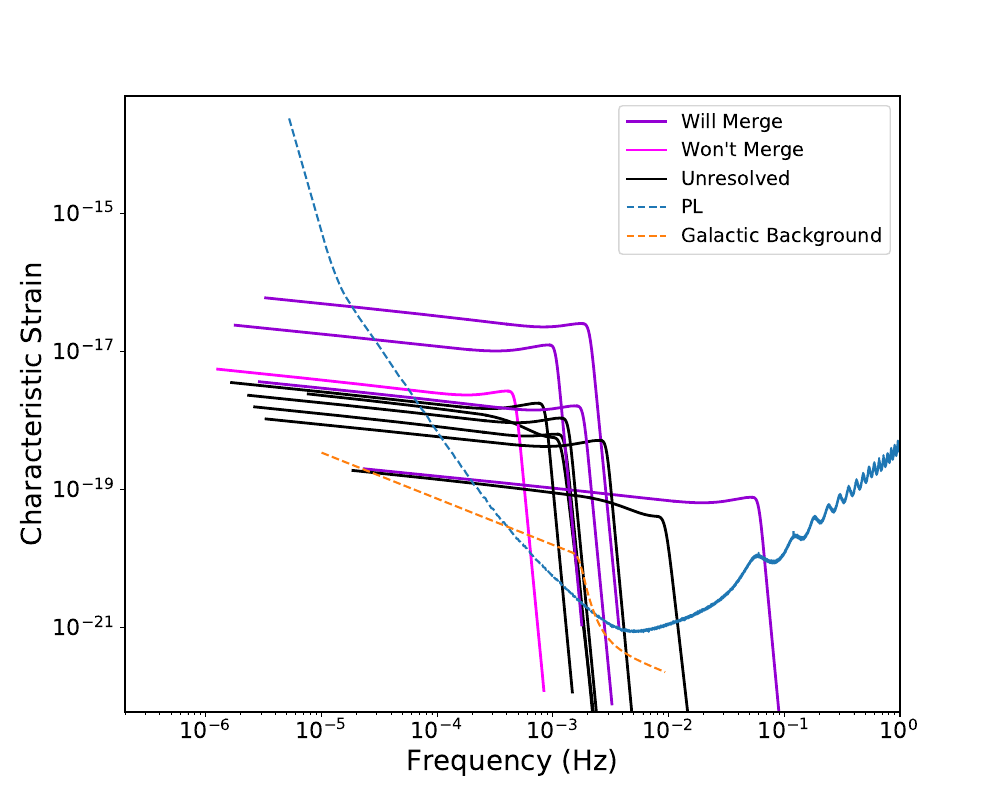

Python code for this plot:
import matplotlib.pyplot as plt
import matplotlib
import numpy as np
from collections import OrderedDict
#%matplotlib inline                                                                                   
from astropy.cosmology import FlatLambdaCDM

cosmo = FlatLambdaCDM(H0=70.4, Om0=0.2726, Ob0=0.0456)

#local imports                                                                                        
from detection_rate_main import detection_rate_main, z_at
from utils.mergerrate import MergerRate
from utils.mbhbinaries import  mass_ratio_func
from utils.evolveFDFA import EvolveFDFA
from utils.basicmergers import NoDelay, ConstantTime, NoDelayOrigExtract

import sys
sys.path.append('utils/evolve_lzk/zcode/')
#from utils.evolve_lzk.evolveLZK import EvolveLZK                                                     

from gwsnrcalc.utils.waveforms import PhenomDWaveforms
from gwsnrcalc.gw_snr_calculator import snr
from gwsnrcalc.utils.readnoisecurves import read_noise_curve
import scipy.constants as ct
from scipy import stats
Msun=1.989e30
import pdb
import os

#GW strain plot                                                                                       

fig, ax = plt.subplots(1,1)
fig.set_size_inches(10,8)
phenomdwave = PhenomDWaveforms(num_points=4096)

q=0.2
z=1.0
s=0.8
start_time = 100.0
end_time = 0.0
for M, z, q, letter in [[5.64555e6, 1.9163191, 0.0089485200, 'A'], [7.85521e6, 0.39280810, 0.25782200, 'B'], [1.48301e6, 10.762340, 0.19103100, 'C'], [4.66498e6, 9.4247567, 0.29180500, 'D'], [82245.4, 3.7944614, 0.47851300, 'E'], [8.29909e6, 1.7536451, 0.67958900, 'F'], [676377, 11.378336, 0.86115400, 'G'], [2.58093e6, 9.6918367, 0.44843200, 'H'], [2.24031e6, 4.6032768, 0.30951800, 'I'], [1.70916e6, 8.9868174, 0.34992000, 'J'], [336181.25, 5.2838543, 0.025792000, 'K']]:
    ax.set_ylim(6e-23, 5e-14)
    ax.set_xlim(1e-6, 1e-3)
    for tick in ax.xaxis.get_major_ticks():
        tick.label.set_fontsize(18)
    for tick in ax.yaxis.get_major_ticks():
        tick.label.set_fontsize(18)

    m1 = M/(1+q)
    m2 = M*q/(1+q)
    wave = phenomdwave(m1, m2, s, s, z, start_time, end_time)

    f = wave.freqs
    hc = wave.hc*np.sqrt(96/200) #averaging factor see Cornish and Robson 2018                         

    ins = np.where(f<wave.fmrg)[0]
    mrg = np.where((f>=wave.fmrg)&(f<=wave.fpeak))[0]
    rd = np.where(f>wave.fpeak)[0]

    #plots an assigns colors to each redshift
    if letter is 'A':
        ax.loglog(f[ins], hc[ins], f[mrg], hc[mrg], f[rd], hc[rd], color='black', lw=2)
    if letter is 'C':
        ax.loglog(f[ins], hc[ins], f[mrg], hc[mrg], f[rd], hc[rd], color='black', lw=2)
    if letter is 'G':
        ax.loglog(f[ins], hc[ins], f[mrg], hc[mrg], f[rd], hc[rd], color='black', lw=2)
    if letter is 'H':
        ax.loglog(f[ins], hc[ins], f[mrg], hc[mrg], f[rd], hc[rd], color='black', lw=2)
    if letter is 'J':
        ax.loglog(f[ins], hc[ins], f[mrg], hc[mrg], f[rd], hc[rd], color='black', lw=2)
    if letter is 'K':
        ax.loglog(f[ins], hc[ins], f[mrg], hc[mrg], f[rd], hc[rd], color='black', lw=2)

        
    if letter is 'B':
        ax.loglog(f[ins], hc[ins], f[mrg], hc[mrg], f[rd], hc[rd], color='darkviolet', lw=2)
    if letter is 'E':
        ax.loglog(f[ins], hc[ins], f[mrg], hc[mrg], f[rd], hc[rd], color='darkviolet', lw=2)
    if letter is 'F':
        ax.loglog(f[ins], hc[ins], f[mrg], hc[mrg], f[rd], hc[rd], color='darkviolet', lw=2)
    if letter is 'I':
        ax.loglog(f[ins], hc[ins], f[mrg], hc[mrg], f[rd], hc[rd], color='darkviolet', lw=2)

        
    if letter is 'D':
        ax.loglog(f[ins], hc[ins], f[mrg], hc[mrg], f[rd], hc[rd], color='magenta', lw=2)
    
    #ax.loglog(f[ins], hc[ins],  lw=2)
    #ax.loglog(f[mrg], hc[mrg],  lw=2)
    #ax.loglog(f[rd], hc[rd],  lw=2)

    #the axs do the colors for the ins,mrg,rd
    #ax.loglog(f[ins], hc[ins], color='blue', lw = 2)
    #ax.loglog(f[mrg], hc[mrg], color='green', lw = 2)
    #ax.loglog(f[rd], hc[rd], color='brown', lw = 2)
    #below does letters
    #ax.text(f[rd[0]]*1.1, hc[rd[0]]*1.1, letter, fontsize=18)
    #below does the 100 yr ticks
    #N = m1*m2/(m1+m2)**2.
    #start_times = np.array([100.0, 10.0,1.0])*ct.Julian_year/(1+z)

    #tau = N*(start_times*ct.c)/(5.*(m1+m2)*Msun*ct.G/(ct.c**2.))
    #flow = 1./(8.*ct.pi*(m1+m2)*Msun*ct.G/(ct.c**2.)*tau**(3./8.))*(1.+((11./32)*N+743./2688.)*tau**(-
#1./4.))*ct.c/(1+z)

   # vert = [45, 30, 15]
    #for i,(flow_i, st) in enumerate(zip(flow, start_times)):
       # f_ind = np.where(f >= flow_i)[0][0]
        #val = st*(1+z)/ct.Julian_year
        #string = "%i yrs"%int(val) if val != 1.0 else "%i yr"%int(val)
        #ax.annotate(string,xy=(f[f_ind], hc[f_ind]), xycoords='data',xytext=(0,vert[i]), ha='center', 
#textcoords='offset points',arrowprops=dict(arrowstyle="-",linewidth = 1.75), fontsize=14)

#legend colors and names
ax.plot(1,1, color='darkviolet', ls='solid', label='Will Merge')
ax.plot(1,1, color='magenta', ls='solid', label="Won't Merge")
ax.plot(1,1, color='black', ls='solid', label='Unresolved')
#ax.plot(1,1, color='blue', ls='solid', label='Inspiral')
#ax.plot(1,1, color='green', ls='solid', label='Merger')
#ax.plot(1,1, color='brown', ls='solid', label='Ringdown')
for nc in ['PL', 'HB_wd_noise']:
    fn, hn = read_noise_curve(nc, noise_type_out='char_strain')
    if nc == 'HB_wd_noise':
        nc = 'Galactic Background'
    ax.loglog(fn, hn, label=nc, ls='dashed')

ax.tick_params(labelsize=16)
ax.set_xlabel('Frequency (Hz)', fontsize=20)
ax.set_ylabel(r'Characteristic Strain', fontsize=20)
ax.set_xlim(2e-7, 1e0)
ax.legend(prop={'size':14})
fig.savefig('gwstrainplot_NEW.pdf', dpi=200)
plt.show()
